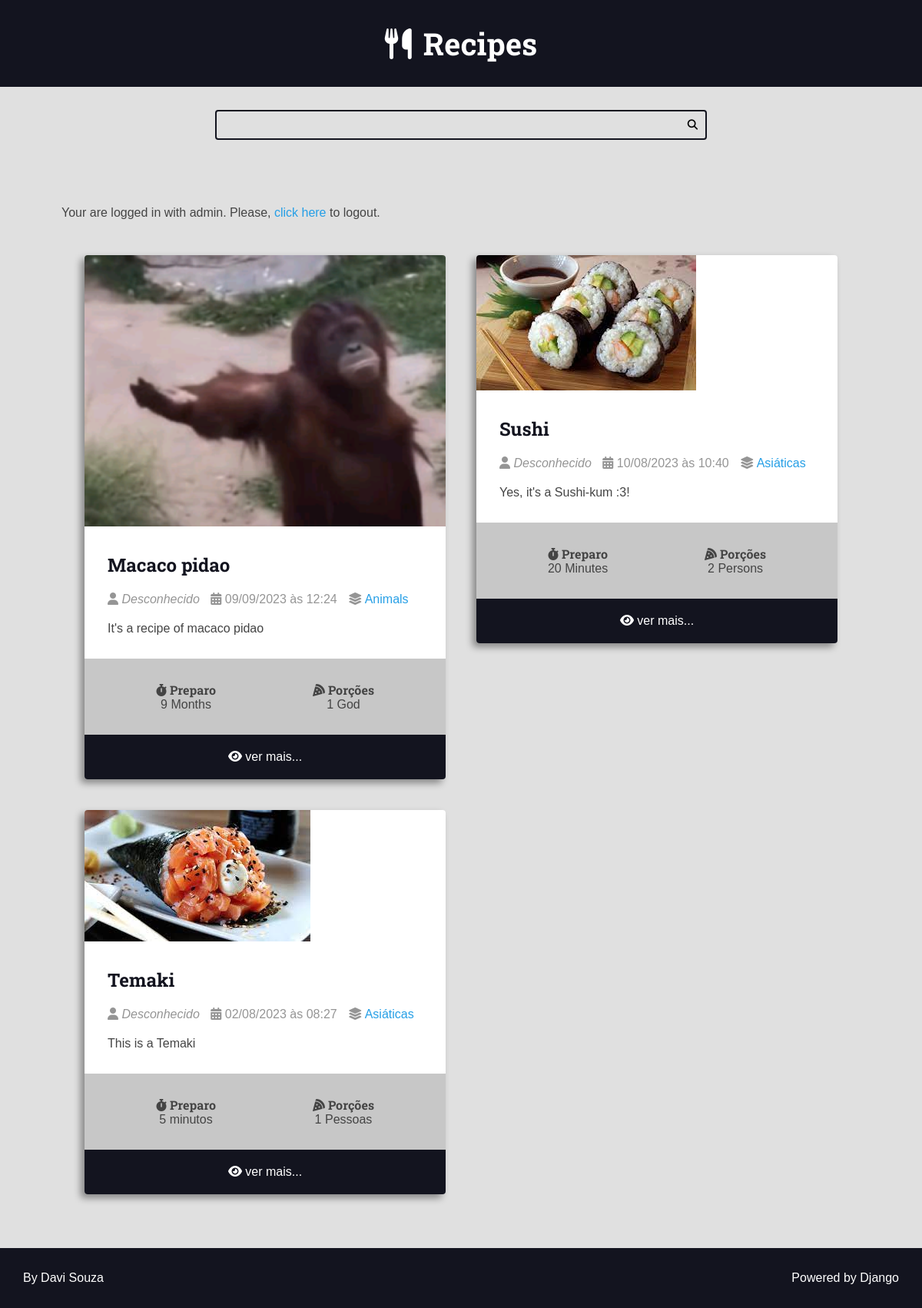
Screenshot of / (signed in) with the database file from the repository.
### recipes/models.py (models this page shows, shortened)
class Recipe(models.Model):
    title = models.CharField(max_length=65)
    description = models.CharField(max_length=165)
    slug = models.SlugField(blank=True, unique=True)
    preparation_time = models.IntegerField()
    preparation_time_unit = models.CharField(max_length=65)
    servings = models.IntegerField()
    servings_unit = models.CharField(max_length=65)
    preparation_steps = models.TextField()
    preparation_steps_is_html = models.BooleanField(default=False)
    created_at = models.DateTimeField(auto_now_add=True)
    updated_at = models.DateTimeField(auto_now=True)
    is_published = models.BooleanField(default=False)
    cover = models.ImageField(
        upload_to='recipes/covers/%Y/%m/%d/', blank=True, null=True)
    category = models.ForeignKey(
        Category, on_delete=models.SET_NULL, null=True, blank=True,
        default=None)
    author = models.ForeignKey(
        Authors, on_delete=models.SET_NULL, null=True)

class Category(models.Model):
    name = models.CharField(max_length=65)

### recipes/views.py (the view)
# urls.py: 2. Add a URL to urlpatterns:  path('', views.home, name='home')
def home(request):
    recipes = Recipe.objects.filter(
        is_published=True).order_by('-created_at')
    page_obj, pagination_range = make_pagination(request, recipes, PER_PAGE)
    context = {'recipes': page_obj,
               'not_recipes': True,
               'pagination_range': pagination_range, }
    if not recipes:
        return render(request, 'recipes/pages/404_error.html', context,
                      status=404)
    return render(request, 'recipes/pages/home.html', context, status=200)

### utils/pagination.py (called while the page is built)
def make_pagination(request, queryset, per_page, qty_pages=4):
    try:
        current_page = int(request.GET.get('page', 1))
    except ValueError:
        current_page = 1
    paginator = Paginator(queryset, per_page)
    page_obj = paginator.get_page(current_page)
    pagination_range = make_pagination_range(
        paginator.page_range,
        qty_pages,
        current_page
    )
    return page_obj, pagination_range

### recipes/templates/recipes/pages/home.html (shortened to what this page needs)
{% extends 'global/base.html' %}
{% block content %}
    <br><br>{% include "authors/partials/login_message.html" %}<br><br>
    <div class="main-content main-content-list container">
        {% for recipe in recipes %}
            {% include '../partials/recipe-cards.html' %}
        {% endfor %}
    </div>
{% endblock content %}

### authors/templates/authors/partials/login_message.html (shortened to what this page needs)
{% if user.is_authenticated %}
<div class="login-message">
  Your are logged in with
  {{ request.user.username }}.
  Please,
  <form class="inline-form" action="{% url 'authors:logout' %}" method='POST'>
    <button class="plaintext-button" type="submit">click here</button>
  </form> to logout.
</div>
{% endif %}

### recipes/templates/recipes/partials/recipe-cards.html (shortened to what this page needs)
<div class="recipe recipe-list-item">
    <div class="recipe-cover">
        {% if recipe.cover %}
        <a href="{% url 'recipes:recipe' recipe.slug %}">
            <img src="{{recipe.cover.url}}" alt="Temp">
        </a>
        {% endif %}
    </div>
    <div class="recipe-title-container">
        <h2 class="recipe-title">
            <a href="{% url 'recipes:recipe' recipe.slug %}">
                {{recipe.title}}
            </a>
        </h2>
    </div>
    <div class="recipe-author">
        <span class="recipe-author-item">
            <i class="fas fa-user"></i>
            {% if recipe.author is not None %}
            {% if recipe.author.first_name %}
            {{recipe.author.first_name}} {{recipe.author.last_name}}
            {% else %}
            {{recipe.author.username}}
            {% endif %}
            {% else %}
            <em>Desconhecido</em>
            {% endif %}
        </span>
        <span class="recipe-author-item">
            <i class="fas fa-calendar-alt"></i>
            {{recipe.created_at|date:"d/m/Y"}} às {{recipe.created_at|date:"H:i"}}
        </span>
        {% if recipe.category is not None %}
        <span class="recipe-author-item">
            <i class="fas fa-layer-group"></i>
            <span> <a href="{% url 'recipes:category' recipe.category.id %}"> {{recipe.category.name}} </a> </span>
        </span>
        {% endif %}
    </div>
    <div class="recipe-content">
        <p> {{recipe.description}} </p>
    </div>
    <div class="recipe-meta-container">
        <div class="recipe-meta recipe-preparation">
            <h3 class="recipe-meta-title"><i class="fas fa-stopwatch"></i> Preparo</h3>
            <div class="recipe-meta-text">
                {{recipe.preparation_time}} {{recipe.preparation_time_unit}}
            </div>
        </div>
        <div class="recipe-meta recipe-servings">
            <h3 class="recipe-meta-title"><i class="fas fa-pizza-slice"></i> Porções</h3>
            <div class="recipe-meta-text">
                {{recipe.servings}} {{recipe.servings_unit}}
            </div>
        </div>
    </div>
    {% if not is_detail_page %}
    <footer class="recipe-footer">
        <a class="recipe-read-more button button-dark button-full-width" href="{% url 'recipes:recipe' recipe.slug%}">
            <i class="fas fa-eye"></i>
            <span>ver mais...</span>
        </a>
    </footer>
    {% endif %}
</div>

### static/global/css/styles.css (style rules this page uses)
:root { --color-primary: #269fe6; --color-primary-hover: #2086c2; --color-primary-dark: #13141f; --color-primary-dark-hover: #212336; --color-primary-light: #d4ecfa; --color-primary-light-hover: #bdd8e7; --color-white: #fff; --color-black: #000; --color-dark-text: #444; --color-info-light: #cce5ff; --color-debug-light: #cce5ff; --color-success-light: #d4edda; --color-alert-light: #fff3cd; --color-warning-light: #fff3cd; --color-error-light: #f8d7da; --color-info-dark: #4d86c4; --color-debug-dark: #4d86c4; --color-success-dark: #4a9c5d; --color-alert-dark: #927f40; --color-warning-dark: #927f40; --color-error-dark: #cc2e3b; --color-error-dark-hover: #b83842; --color-gray-0: #f9f9f9; --color-gray-1: #e0e0e0; --color-gray-2: #c7c7c7; --color-gray-3: #aeaeae; --color-gray-4: #959595; --color-gray-5: #7d7d7d; --color-gray-6: #646464; --color-gray-7: #4b4b4b; --color-gray-8: #323232; --color-gray-9: #191919; --font-primary: sans-serif; --font-headings: 'Roboto Slab', serif; --spacing-gutter-medium: 3rem; --spacing-gutter-large: 4rem; }
* { padding: 0; margin: 0; box-sizing: border-box; }
html { font-size: 62.5%; }
body { background: var(--color-gray-1); font-size: 1.6rem; font-family: var(--font-primary); color: var(--color-dark-text); }
h1, h2, h3, h4, h5, h6 { font-family: var(--font-headings); }
img { max-width: 100%; }
.container { max-width: 144rem; margin: 0 auto; padding: var(--spacing-gutter-medium); }
.main-content { padding-top: 0; }
.main-content-list { display: grid; grid-template-columns: repeat(auto-fit, minmax(340px, 1fr)); gap: var(--spacing-gutter-large); }
.recipe { background: var(--color-white); box-shadow: -5px 5px 10px rgba(0, 0, 0, .4); transform: scale(1); transition: all 250ms ease-in-out; border-radius: 4px; overflow: hidden; }
.recipe img { max-width: 100%; }
.recipe-list-item { max-width: 64rem; height: fit-content; }
.recipe-title-container { padding: var(--spacing-gutter-medium); padding-bottom: 2rem; }
.recipe-title-container a { text-decoration: none; color: var(--color-primary-dark) }
.recipe-author { padding: 0 var(--spacing-gutter-medium); }
.recipe-author a { color: var(--color-primary); transition: all 300ms ease-in-out; text-decoration: none; }
.recipe-author-item { color: var(--color-gray-4); margin-right: 1rem; }
.recipe-content { padding: var(--spacing-gutter-medium); padding-top: 2rem; }
.recipe-meta-container { justify-content: center; display: flex; flex-flow: row wrap; padding: var(--spacing-gutter-medium); background: var(--color-gray-2); }
.recipe-meta { display: flex; flex-flow: column nowrap; flex-shrink: 1; flex-grow: 1; text-align: center; }
.recipe-meta-title { font-size: 1.6rem; }
.recipe-footer a { background: var(--color-primary-dark); display: block; color: var(--color-white); text-decoration: none; text-align: center; padding: 2rem var(--spacing-gutter-medium); transition: all 300ms ease-in-out; }
.inline-form { display: inline; }
.plaintext-button { display: inline; border: none; background: none; cursor: pointer; color: var(--color-primary); font-size: 1.6rem; }
.login-message { margin: 1rem 0; }

### rows the page displays
Recipe: cover (picture), title "Macaco pidao", shows "Desconhecido", created_at "09/09/2023", created_at "12:24", category.name "Animals", description "It's a recipe of macaco pidao", preparation_time "9", preparation_time_unit "Months", servings "1", servings_unit "God"
Recipe: cover (picture), title "Sushi", shows "Desconhecido", created_at "10/08/2023", created_at "10:40", category.name "Asiáticas", description "Yes, it's a Sushi-kum :3!", preparation_time "20", preparation_time_unit "Minutes", servings "2", servings_unit "Persons"
Recipe: cover (picture), title "Temaki", shows "Desconhecido", created_at "02/08/2023", created_at "08:27", category.name "Asiáticas", description "This is a Temaki", preparation_time "5", preparation_time_unit "minutos", servings "1", servings_unit "Pessoas"

### other values shown
{{ request.user.username }} "admin"
